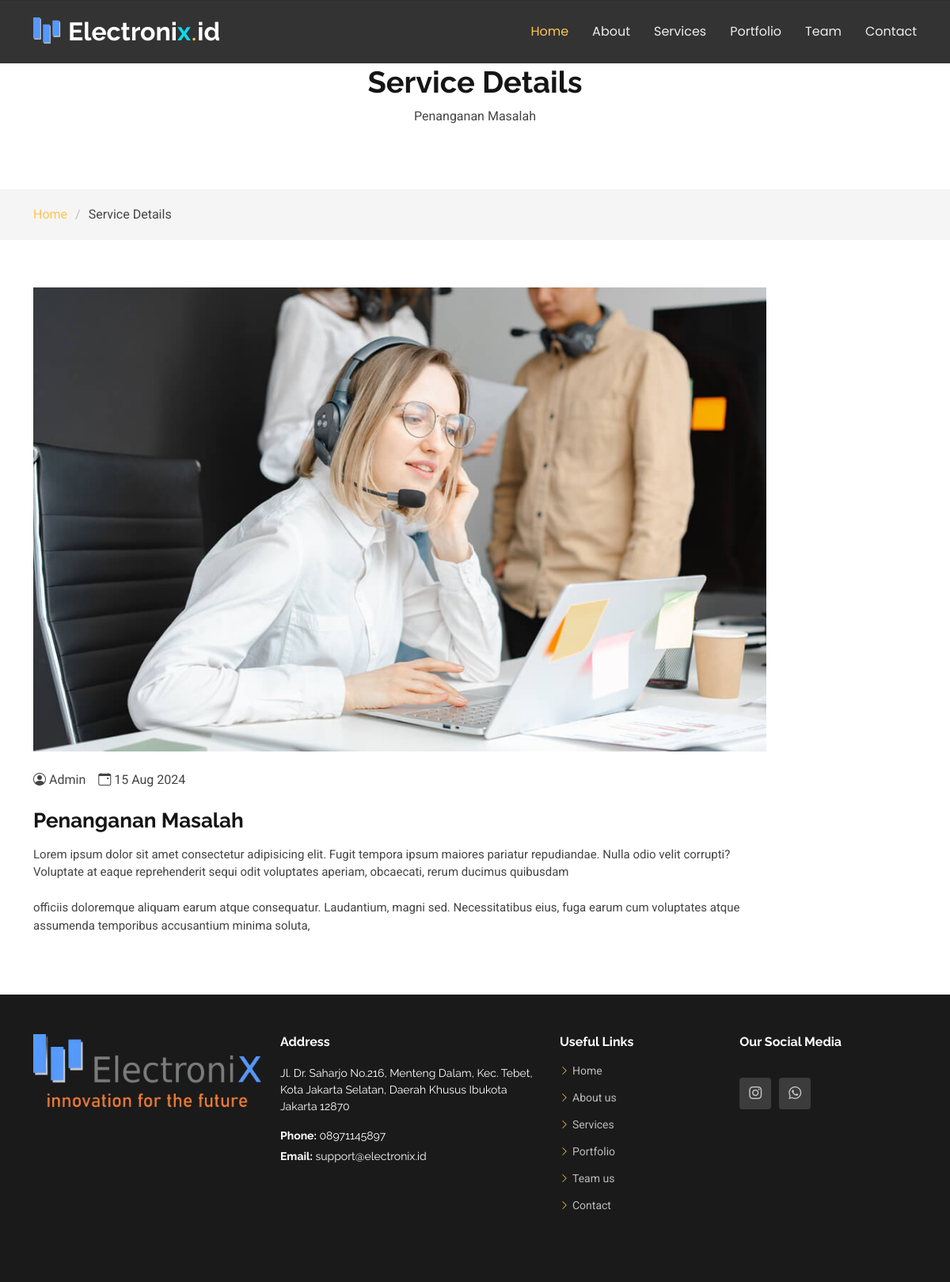
Page /home/service_detail/penanganan_masalah on the committed database.
### tables this page shows
CREATE TABLE `service` (
  `id` int(11) NOT NULL,
  `judul` varchar(550) NOT NULL,
  `slug` varchar(550) NOT NULL,
  `isi_service` text NOT NULL,
  `created_by` varchar(255) NOT NULL,
  `created_at` int(11) NOT NULL,
  `image` varchar(550) NOT NULL
);

CREATE TABLE `contact` (
  `id` int(11) NOT NULL,
  `image` varchar(550) NOT NULL,
  `alamat` varchar(550) NOT NULL,
  `telp` varchar(550) NOT NULL,
  `email` varchar(250) NOT NULL,
  `instagram` varchar(550) NOT NULL,
  `wa` varchar(250) NOT NULL,
  `maps` varchar(9999) NOT NULL
);

### application/controllers/Home.php (called while the page is built, shortened)
<?php
class Home extends CI_Controller {
	public function service_detail($slug)
	{
		$data['judul'] = 'Detail Service';
		$data['service'] = $this->db->get_where('service', ['slug' => $slug])->row_array();
		$data['contact'] = $this->db->get_where('contact')->result_array();
		$this->load->view('template/home_header', $data);
        $this->load->view('template/service_navbar', $data);
		$this->load->view('home/service_detail', $data);
        $this->load->view('template/home_footer', $data);
	}
}

### index.php (called while the page is built, shortened)
<?php
require_once BASEPATH.'core/CodeIgniter.php';

### application/views/home/service_detail.php (the view)
<body class="service-details-page">
<main class="main">
<div class="page-title" data-aos="fade">
  <div class="heading">
    <div class="container">
      <div class="row d-flex justify-content-center text-center">
        <div class="col-lg-8">
          <h1>Service Details</h1>
          <p class="mb-0"><?= $service['judul'] ?></p>
        </div>
      </div>
    </div>
  </div>
  <nav class="breadcrumbs">
    <div class="container">
      <ol>
        <li><a href="<?= base_url('home/index') ?>">Home</a></li>
        <li class="current">Service Details</li>
      </ol>
    </div>
  </nav>
</div>
<section id="service-details" class="service-details section">
  <div class="container">
    <div class="row gy-5">
      <div class="col-lg-10" data-aos="fade-up" data-aos-delay="200">
        <img src="<?= base_url('front-end/assets/img/service/').$service['image']; ?>" alt="img-fluid" class="img-fluid services-img mb-4">
        <div class="d-flex align-items-center mb-4">
          <div class="me-3 d-flex align-items-center">
            <i class="bi bi-person-circle me-1"></i>
            <span><?= $service['created_by']; ?></span>
          </div>
          <div class="d-flex align-items-center">
            <i class="bi bi-calendar-event me-1"></i>
            <span><?= date('d M Y', ($service['created_at'])); ?></span>
          </div>
        </div>
        <h3><?= $service['judul'] ?></h3>
        <p style="text-align: justify;"><?= $service['isi_service']; ?></p>
      </div>
    </div>
  </div>
</section>
</body>

### application/views/template/home_footer.php (shortened to what this page needs)
<footer id="footer" class="footer">
<div class="footer-top">
    <div class="container">
      <div class="row gy-4">
        <?php foreach($contact as $ct) : ?>
          <div class="col-lg-7 col-md-12 footer-about d-flex align-items-start justify-content-between flex-column flex-lg-row">
            <img src="<?= base_url('front-end/assets/img/contact/').$ct['image'] ?>" style="width: 100%; height: auto; max-width: 288px;" alt="" class="footer-logo"/>
              <div class="footer-contact ms-lg-4 mt-3 mt-lg-0 text-lg-start text-center">
                  <h4>Address</h4>
                  <p><?= $ct['alamat'] ?></p>
                  <p class="mt-3"><strong>Phone:</strong> <span><?= $ct['telp'] ?></span></p>
                  <p><strong>Email:</strong> <span><?= $ct['email'] ?></span></p>
              </div>
          </div>
          <?php endforeach; ?>
          <div class="col-lg-4 col-md-6 d-flex flex-column flex-md-row justify-content-between">
            <div class="footer-links">
              <h4>Useful Links</h4>
                <ul>
                  <li><i class="bi bi-chevron-right"></i> <a href="<?= base_url('home/index/') ?>#hero">Home</a></li>
                  <li><i class="bi bi-chevron-right"></i> <a href="<?= base_url('home/index/') ?>#about">About us</a></li>
                  <li><i class="bi bi-chevron-right"></i> <a href="<?= base_url('home/index/') ?>#services">Services</a></li>
                  <li><i class="bi bi-chevron-right"></i> <a href="<?= base_url('home/index/') ?>#portfolio">Portfolio</a></li>
                  <li><i class="bi bi-chevron-right"></i> <a href="<?= base_url('home/index/') ?>#team">Team us</a></li>
                  <li><i class="bi bi-chevron-right"></i> <a href="#contact">Contact</a></li>
            </ul>
        </div>
        <div class="footer-newsletter mt-2 mt-md-0 ms-md-3">
          <h4>Our Social Media</h4>
          <div class="social-links d-flex mt-4">
            <?php foreach($contact as $ct) : ?>
            <a href="<?= $ct['instagram'] ?>" target="_blank"><i class="bi bi-instagram"></i></a>
            <a href="<?= $ct['wa'] ?>" target="_blank"><i class="bi bi-whatsapp"></i></a>
          </div>
        </div>
        <?php endforeach;?>
      </div>
    </div>
  </div>
</footer>
</body>
</html>

### front-end/assets/css/main.css (style rules this page uses)
:root { --default-font: "Roboto", system-ui, -apple-system, "Segoe UI", Roboto, "Helvetica Neue", Arial, "Noto Sans", "Liberation Sans", sans-serif, "Apple Color Emoji", "Segoe UI Emoji", "Segoe UI Symbol", "Noto Color Emoji"; --heading-font: "Raleway", sans-serif; --nav-font: "Poppins", sans-serif; }
:root { --background-color: #ffffff; --default-color: #444444; --heading-color: #151515; --accent-color: #ffc451; --contrast-color: #312f2f; }
:root { --nav-color: rgba(255, 255, 255, 0.905); --nav-hover-color: #ffc451; --nav-dropdown-background-color: #ffffff; --nav-dropdown-color: #212529; --nav-dropdown-hover-color: #ffc451; }
:root { --footer-background-color: #000000; }
:root { scroll-behavior: smooth; }
body { color: var(--default-color); background-color: var(--background-color); font-family: var(--default-font); }
a { color: var(--accent-color); text-decoration: none; transition: 0.3s; }
h1, h2, h3, h4, h5, h6 { color: var(--heading-color); font-family: var(--heading-font); }
.footer { --background-color: var(--footer-background-color); --default-color: #ffffff; --heading-color: #ffffff; color: var(--default-color); background-color: var(--background-color); font-size: 14px; position: relative; }
.footer .footer-top { padding: 50px 0; background-color: color-mix(in srgb, var(--footer-background-color) 90%, white 10%); }
.footer .footer-about { display: flex; flex-direction: row; align-items: center; justify-content: space-between; }
.footer .footer-about .footer-contact { margin-left: 20px; text-align: left; }
.footer .footer-about p { font-size: 14px; font-family: var(--heading-font); }
.footer .social-links a { color: color-mix(in srgb, var(--default-color), transparent 30%); background-color: color-mix(in srgb, var(--default-color) 5%, white 10%); display: flex; align-items: center; justify-content: center; width: 40px; height: 40px; border-radius: 4px; font-size: 16px; margin-right: 10px; transition: 0.3s; }
.footer h4 { font-size: 16px; font-weight: bold; position: relative; padding-bottom: 12px; }
.footer .footer-links { margin-bottom: 30px; }
.footer .footer-links ul { list-style: none; padding: 0; margin: 0; }
.footer .footer-links ul i { margin-right: 4px; font-size: 12px; line-height: 0; color: var(--accent-color); }
.footer .footer-links ul li { padding: 10px 0; display: flex; align-items: center; }
.footer .footer-links ul li:first-child { padding-top: 0; }
.footer .footer-links ul a { color: color-mix(in srgb, var(--default-color), transparent 30%); display: inline-block; line-height: 1; }
.footer .footer-contact p { margin-bottom: 5px; }
.page-title { color: var(--default-color); background-color: var(--background-color); position: relative; }
.page-title .heading { padding: 80px 0; border-top: 1px solid color-mix(in srgb, var(--default-color), transparent 90%); }
.page-title .heading h1 { font-size: 38px; font-weight: 700; }
.page-title nav { background-color: color-mix(in srgb, var(--default-color), transparent 95%); padding: 20px 0; }
.page-title nav ol { display: flex; flex-wrap: wrap; list-style: none; margin: 0; padding: 0; font-size: 16px; font-weight: 400; }
.page-title nav ol li+li { padding-left: 10px; }
.page-title nav ol li+li::before { content: "/"; display: inline-block; padding-right: 10px; color: color-mix(in srgb, var(--default-color), transparent 70%); }
section, .section { color: var(--default-color); background-color: var(--background-color); padding: 60px 0; scroll-margin-top: 80px; overflow: clip; }
.service-details .services-img { margin-bottom: 20px; }
.service-details h3 { font-size: 26px; font-weight: 700; }
.service-details p { font-size: 15px; }

### rows in the picture
service: judul "Penanganan Masalah", image (picture), created_by "Admin", created_at "15 Aug 2024", isi_service "Lorem ipsum dolor sit amet consectetur adipisicing elit. Fugit tempora ipsum maiores pariatur repudiandae. Nulla odio velit corrupti? Voluptate at eaque reprehenderit sequi odit voluptates aperiam, obcaecati, rerum ducimus quibusdam officiis doloremque aliquam earum atque consequatur. Laudantium, magni sed. Necessitatibus eius, fuga earum cum voluptates atque assumenda temporibus accusantium minima soluta,"
contact: image (picture), alamat "Jl. Dr. Saharjo No.216, Menteng Dalam, Kec. Tebet, Kota Jakarta Selatan, Daerah Khusus Ibukota Jakarta 12870", telp "08971145897", email "support@electronix.id"
